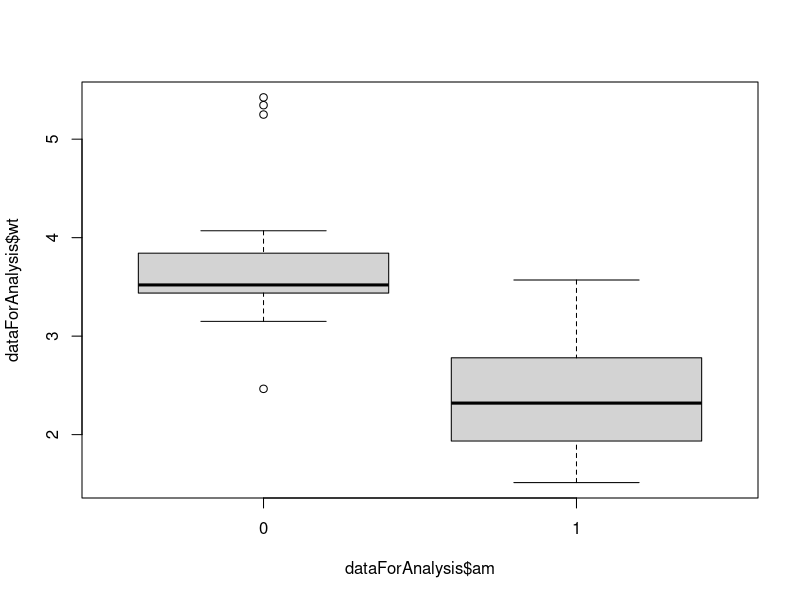
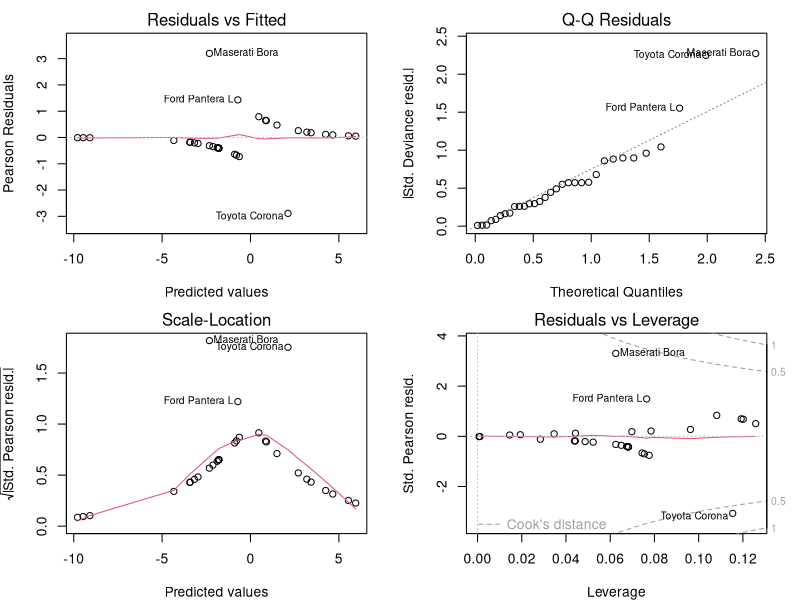
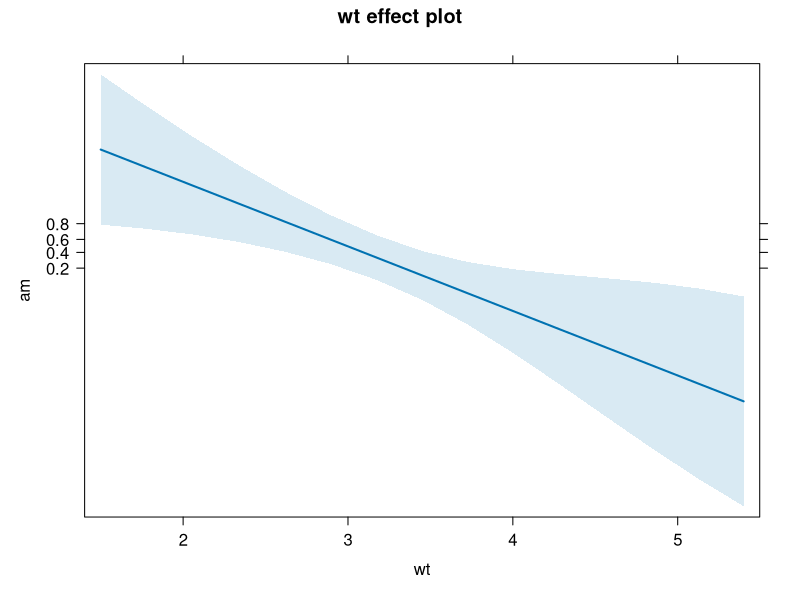

Write the R code that produced these figures, in order.
## ---- chunk 1

dataForAnalysis=mtcars

## ---- chunk 2

table(dataForAnalysis$am)
tapply(dataForAnalysis$wt,dataForAnalysis$am,summary)

boxplot(dataForAnalysis$wt~dataForAnalysis$am)

## ---- chunk 3

modelResult <- glm(am ~ wt, data = dataForAnalysis,family = "binomial")
summary(modelResult)

#Odds ratio
exp(modelResult$coefficients)

## ---- chunk 4

op=par(mfrow=c(2,2),mar=c(4,4,2,2))
plot(modelResult)

par(op)

## ---- chunk 5

library(effects)
allEffects(modelResult)
plot(allEffects(modelResult),axes=list(x=list(rug=FALSE)))


## ---- chunk 6

newData <- data.frame(wt = c(NewCar1=2.3,NewCar2=4.7))
result <-  predict.glm(modelResult,newData,type ="response") #probabilities
print(result)
